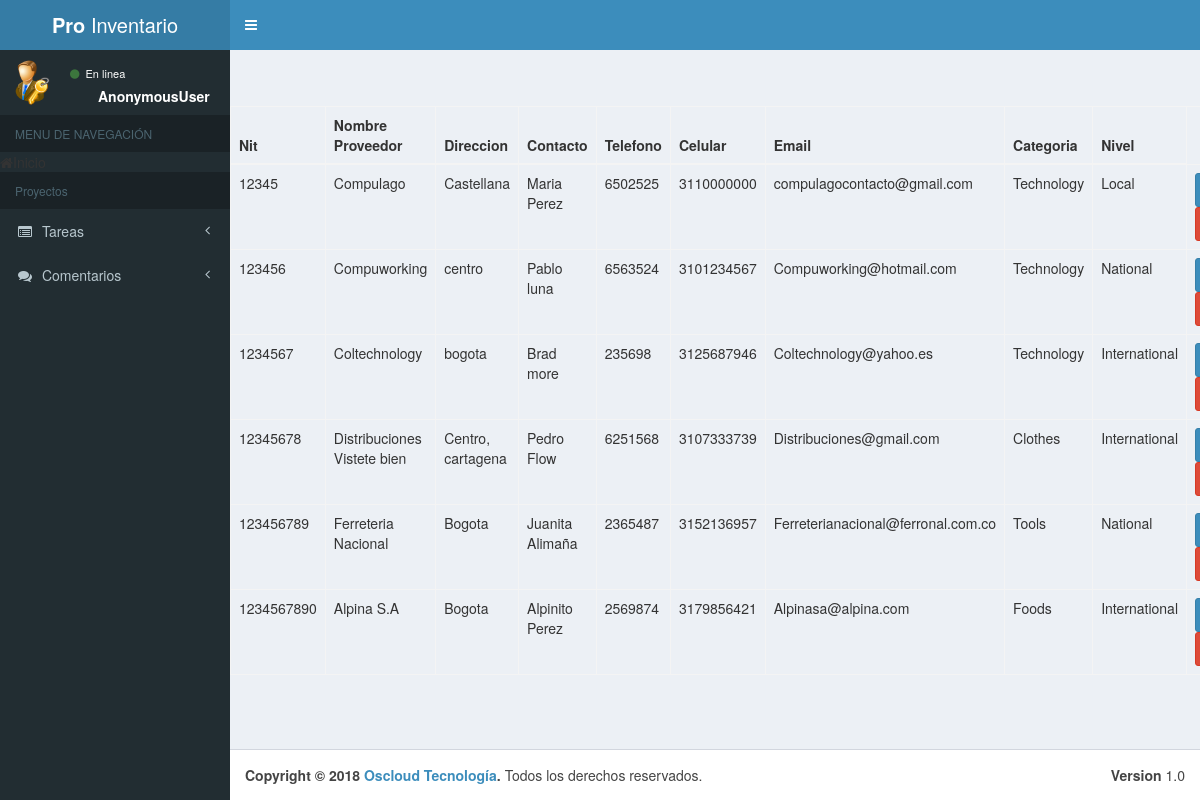
Page /list/provider/ on the committed database.
### apps/inventario/models.py (models this page shows, shortened)
class Provider(models.Model):
    nit_provider = models.CharField(primary_key=True, max_length=50)
    name_provider = models.CharField(null=False, blank=False, max_length=50)
    address = models.CharField(max_length=50)
    contact = models.CharField(null=True, blank=True, max_length=50)
    phone = models.IntegerField(null=False, blank=False)
    cell_phone = models.IntegerField(null=True, blank=True)
    email = models.EmailField(null=True, blank=True, max_length=50)
    TYPE = (
        ('Technology', 'Technology'),
        ('Tools', 'Tools'),
        ('Foods', 'Foods'),
        ('Clothes', 'Clothes'),
        ('Shoes', 'Shoes'),
        ('Accesories', 'Accesories'),
        ('Otro', 'Otro')
    )
    category = models.CharField(choices=TYPE, null=False, blank=False, max_length=50)
    LEVEL = (
        ('Local', 'Local'),
        ('National', 'National'),
        ('International', 'International'),
        ('Otro', 'Otro')
    )
    level = models.CharField(choices=LEVEL, null=False, blank=False, max_length=50)

### apps/inventario/views.py (the view)
# urls.py: url(r'^list/provider/$', ListProvider.as_view(), name='list_provider'),
class ListProvider(ListView):
    template_name = 'inventario/list_provider.html'
    queryset = Provider.objects.all()

### templates/inventario/list_provider.html (shortened to what this page needs)
{% extends 'base/base.html' %}
{% block content %}
<!DOCTYPE html>
<html lang="en">
<head>
</head>
<table class="table table-bordered">
    <thead>
    <tr>
        <th scope="col">Nit</th>
        <th scope="col">Nombre Proveedor</th>
        <th scope="col">Direccion</th>
        <th scope="col">Contacto</th>
        <th scope="col">Telefono</th>
        <th scope="col">Celular</th>
        <th scope="col">Email</th>
        <th scope="col">Categoria</th>
        <th scope="col">Nivel</th>
    </tr>
    </thead>
    <tbody>
    {% if object_list %}
    {% for prov in object_list %}
    <tr>
        <td>{{prov.nit_provider}} </td>
        <td>{{prov.name_provider}} </td>
        <td>{{prov.address}} </td>
        <td>{{prov.contact}} </td>
        <td>{{prov.phone}} </td>
        <td>{{prov.cell_phone}} </td>
        <td>{{prov.email}} </td>
        <td>{{prov.category}} </td>
        <td>{{prov.level}} </td>
        <td>
				<a class="btn btn-primary" href="#">Editar</a>
				<a class="btn btn-danger" href="#">Eliminar</a>
        </td>
    </tr>
    {% endfor %}
    {% else %}
		<h1>No hay registros de productos</h1>
    {% endif %}
    </table>
</body>
</html>
{% endblock %}

### templates/base/base.html (shortened to what this page needs)
<!DOCTYPE html>
{% load staticfiles %}
{% load i18n %}
{% get_current_language as LANGUAGE_CODE %}
<html lang="{{ LANGUAGE_CODE }}">
<head>
    <link href="{% static 'bootstrap/css/bootstrap.min.css' %}" rel="stylesheet" type="text/css " />
    <link href="{% static 'plugins/datatables/dataTables.bootstrap.css' %}" rel="stylesheet" type="text/css" />
    <link href="{% static 'plugins/font-awesome/font-awesome.min.css' %}" rel="stylesheet" type="text/css" />
    <link href="{% static 'dist/css/AdminLTE.min.css' %}" rel="stylesheet" type="text/css" />
    <link href="{% static 'dist/css/skins/_all-skins.min.css' %}" rel="stylesheet" type="text/css" />
    <link href="{% static 'plugins/bootstrap-select-1.12.4/css/bootstrap-select.min.css' %}" rel="stylesheet" type="text/css" />
    <link href="{% static 'dist/css/mystyles.css' %}" rel="stylesheet" type="text/css" />
</head>
<body class="skin-blue fixed" >
    <div class="wrapper" id="inner-content-div">
        {% block header %}
            {% include 'base/header.html' %}
        {% endblock %}
        {% block sidebar %}
            {% include 'base/sidebar.html' %}
        {% endblock %}
         <div class="content-wrapper">
              <section class="content-header">
                  <h1><small>{% block subtitulo %} {% endblock %}</small></h1>
              </section>
              <section class="content">
                    <div class="row">
                        {% block content %} {% endblock %}
          <footer class="main-footer">
               <div class="pull-right hidden-xs">
                    <b>Version</b> 1.0
               </div>
               <strong>Copyright &copy; 2018 <a href="http://oscloud.co" target="_blank">Oscloud Tecnología</a>.</strong> Todos los derechos reservados.
          </footer>
</body>
</html>

### templates/base/header.html (shortened to what this page needs)
{% load staticfiles %}
<header class="main-header">
    <a class="logo" href=""><b>Pro</b> Inventario</a>
    <nav class="navbar navbar-static-top" role="navigation">
        <a href="#" class="sidebar-toggle" data-toggle="offcanvas" role="button">
        </a>
    </nav>
</header>

### templates/base/sidebar.html (shortened to what this page needs)
{% load staticfiles %}
<aside class="main-sidebar">
    <section class="sidebar">
        <div class="user-panel">
            <div class="pull-left image">
                <img src="/media/admin.png" class="img-circle" alt="User Image" />
            </div>
            <div class="pull-left info">
                <a role="button"><i class="fa fa-circle text-success"></i> En linea</a>
                <p role="button" style="margin-left: 2em">{{ request.user }}</p>
            </div>
        </div>
        <ul class="sidebar-menu">
            <li class="header">MENU DE NAVEGACIÓN</li>
            <li>
                    <i class="fa fa-home"></i><span>Inicio</span>
            </li>
                <li class="header">Proyectos</li>
            <li class="treeview">
                <a href="#">
                    <i class="fa fa-list-alt"></i> <span>Tareas</span> <i class="fa fa-angle-left pull-right"></i>
                </a>
            </li>
            <li class="treeview">
                <a href="#">
                    <i class="fa fa-comments"></i> <span>Comentarios</span> <i class="fa fa-angle-left pull-right"></i>
                </a>
            </li>
        </ul>
    </section>
</aside>

### rows in the picture
Provider: nit_provider "12345", name_provider "Compulago", address "Castellana", contact "Maria Perez", phone "6502525", cell_phone "3110000000", email "compulagocontacto@gmail.com", category "Technology", level "Local"
Provider: nit_provider "123456", name_provider "Compuworking", address "centro", contact "Pablo luna", phone "6563524", cell_phone "3101234567", email "Compuworking@hotmail.com", category "Technology", level "National"
Provider: nit_provider "1234567", name_provider "Coltechnology", address "bogota", contact "Brad more", phone "235698", cell_phone "3125687946", email "Coltechnology@yahoo.es", category "Technology", level "International"
Provider: nit_provider "12345678", name_provider "Distribuciones Vistete bien", address "Centro, cartagena", contact "Pedro Flow", phone "6251568", cell_phone "3107333739", email "Distribuciones@gmail.com", category "Clothes", level "International"
Provider: nit_provider "123456789", name_provider "Ferreteria Nacional", address "Bogota", contact "Juanita Alimaña", phone "2365487", cell_phone "3152136957", email "Ferreterianacional@ferronal.com.co", category "Tools", level "National"
Provider: nit_provider "1234567890", name_provider "Alpina S.A", address "Bogota", contact "Alpinito Perez", phone "2569874", cell_phone "3179856421", email "Alpinasa@alpina.com", category "Foods", level "International"

### other values in the picture
{{ request.user }} "AnonymousUser"
